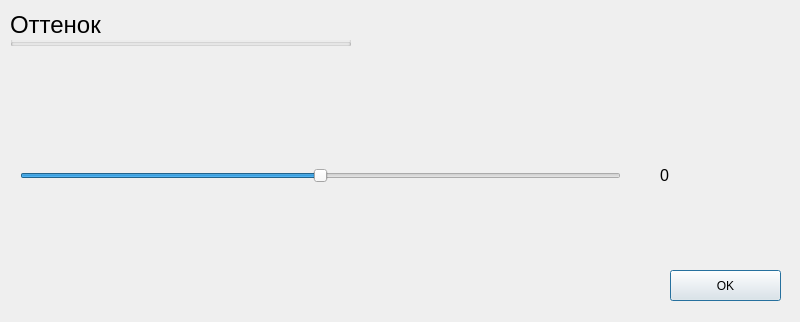
<?xml version="1.0" encoding="UTF-8"?>
<ui version="4.0">
 <class>Dialog</class>
 <widget class="QDialog" name="Dialog">
  <property name="geometry">
   <rect>
    <x>0</x>
    <y>0</y>
    <width>800</width>
    <height>322</height>
   </rect>
  </property>
  <property name="minimumSize">
   <size>
    <width>800</width>
    <height>322</height>
   </size>
  </property>
  <property name="maximumSize">
   <size>
    <width>800</width>
    <height>322</height>
   </size>
  </property>
  <property name="windowTitle">
   <string>Color</string>
  </property>
  <widget class="QGroupBox" name="groupBox">
   <property name="geometry">
    <rect>
     <x>10</x>
     <y>10</y>
     <width>341</width>
     <height>36</height>
    </rect>
   </property>
   <property name="font">
    <font>
     <pointsize>18</pointsize>
     <weight>50</weight>
     <bold>false</bold>
    </font>
   </property>
   <property name="title">
    <string>Оттенок</string>
   </property>
  </widget>
  <widget class="QSlider" name="colslider">
   <property name="geometry">
    <rect>
     <x>20</x>
     <y>160</y>
     <width>601</width>
     <height>31</height>
    </rect>
   </property>
   <property name="minimum">
    <number>-180</number>
   </property>
   <property name="maximum">
    <number>180</number>
   </property>
   <property name="pageStep">
    <number>1</number>
   </property>
   <property name="orientation">
    <enum>Qt::Horizontal</enum>
   </property>
  </widget>
  <widget class="QLabel" name="colvalue">
   <property name="geometry">
    <rect>
     <x>660</x>
     <y>160</y>
     <width>101</width>
     <height>31</height>
    </rect>
   </property>
   <property name="font">
    <font>
     <pointsize>12</pointsize>
    </font>
   </property>
   <property name="text">
    <string>0</string>
   </property>
  </widget>
  <widget class="QPushButton" name="colok">
   <property name="geometry">
    <rect>
     <x>670</x>
     <y>270</y>
     <width>111</width>
     <height>31</height>
    </rect>
   </property>
   <property name="text">
    <string>OK</string>
   </property>
  </widget>
 </widget>
 <resources/>
 <connections>
  <connection>
   <sender>colslider</sender>
   <signal>valueChanged(int)</signal>
   <receiver>colvalue</receiver>
   <slot>setNum(int)</slot>
   <hints>
    <hint type="sourcelabel">
     <x>558</x>
     <y>172</y>
    </hint>
    <hint type="destinationlabel">
     <x>671</x>
     <y>178</y>
    </hint>
   </hints>
  </connection>
 </connections>
</ui>
